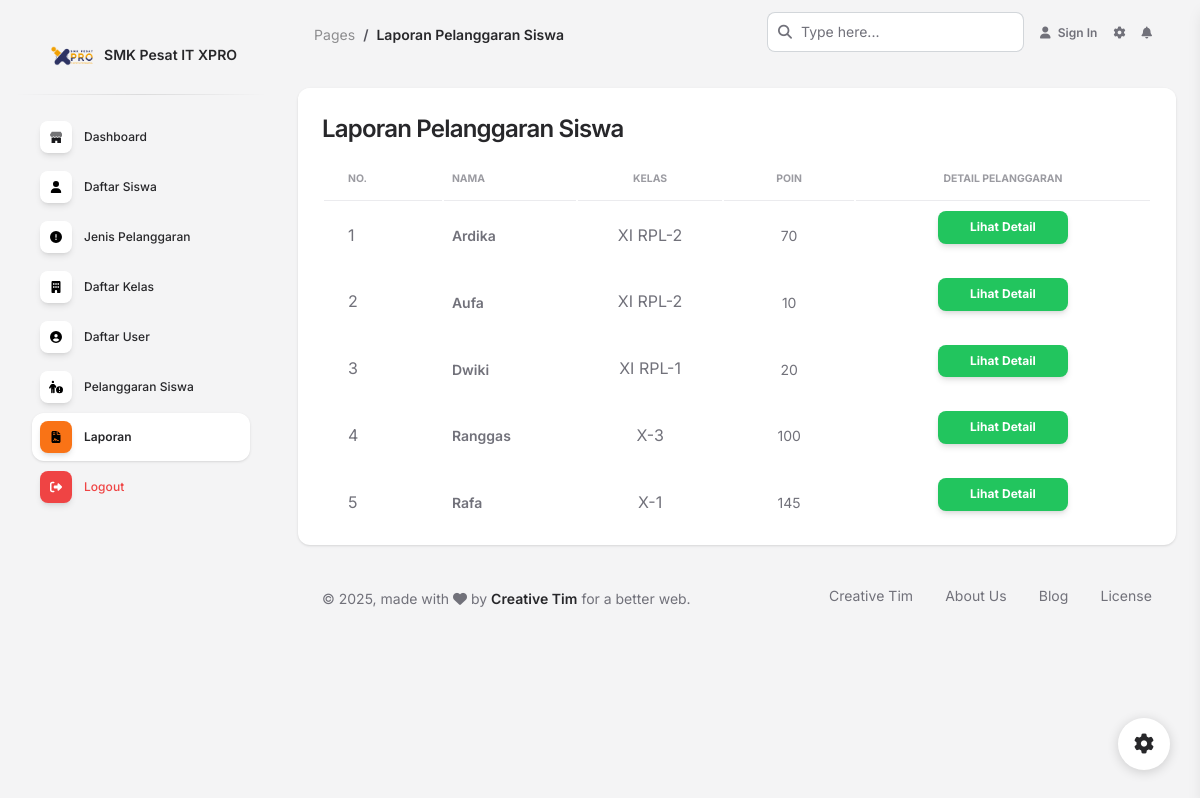
The page /pages/laporan.php on the database its author committed.
### tables this page shows
CREATE TABLE `tbl_siswa` (
  `id_siswa` int NOT NULL,
  `nis` varchar(50) NOT NULL,
  `nama` varchar(50) NOT NULL,
  `kelas` varchar(50) NOT NULL
);

### pages/laporan.php (the view, shortened to what this page needs)
<?php
include "koneksi.php";
include "header.php" ;
?>
    <div class="container-fluid py-4">
      <div class="row">
        <div class="col-12">
          <div class="card mb-4">
            <div class="card-header pb-1">
              <h4>Laporan Pelanggaran Siswa</h4>
            </div>
            <div class="card-body px-0 pt-0 pb-2">
              <div class="table-responsive px-4">
                <table class="table align-items-center mb-0">
                  <thead>
                    <tr>
                      <th class="text-uppercase text-secondary text-xxs font-weight-bolder opacity-7">No.</th>
                      <th class="text-uppercase text-secondary text-xxs font-weight-bolder opacity-7 ps-2">Nama</th>
                      <th class="text-center text-uppercase text-secondary text-xxs font-weight-bolder opacity-7">Kelas</th>
                      <th class="text-center text-uppercase text-secondary text-xxs font-weight-bolder opacity-7">Poin</th>
                      <th class="text-center text-uppercase text-secondary text-xxs font-weight-bolder opacity-7">Detail Pelanggaran</th>
                    </tr>
                  </thead>
                  <?php
        $no = 1;
        $sql = "SELECT tbl_siswa.nama, tbl_siswa.kelas, SUM(tbl_kategori_pelanggaran.poin) AS total_poin, tbl_siswa.id_siswa
                FROM tbl_pelanggaran_siswa
                INNER JOIN tbl_siswa
                    ON tbl_pelanggaran_siswa.id_siswa = tbl_siswa.id_siswa
                INNER JOIN tbl_kategori_pelanggaran
                    ON tbl_pelanggaran_siswa.id_kategori_pelanggaran = tbl_kategori_pelanggaran.id_kategori_pelanggaran
                GROUP BY tbl_siswa.id_siswa;
";
        $hasil = mysqli_query($koneksi,$sql);
        foreach ($hasil as $hsl){
        ?>
                  <tbody>
                    <tr>
                      <td class="ps-4">
                      <?=$no++?>
                      </td>
                      <td class="align-middle text-sm font-weight-bold">
                      <?=$hsl['nama']?>
                      </td>
                      <td class="align-middle text-center">
                      <?=$hsl['kelas']?>
                      </td>
                      <td class="align-middle text-sm text-center">
                      <?=$hsl['total_poin']?>
                      </td>
                      <td class="d-flex justify-content-center gap-2">
                      <a href="detail_laporan.php?id_siswa=<?= $hsl['id_siswa']?>" class="btn btn-success btn-sm">Lihat Detail</a>
                      </td>
                    </tr>
                  </tbody>
                  <?php
        }
                  ?>
                </table>
              </div>
            </div>
          </div>
        </div>
      </div>
      <footer class="footer pt-3  ">
        <div class="container-fluid">
          <div class="row align-items-center justify-content-lg-between">
            <div class="col-lg-6 mb-lg-0 mb-4">
              <div class="copyright text-center text-sm text-muted text-lg-start">
                © ,
                made with <i class="fa fa-heart"></i> by
                <a href="https://www.creative-tim.com" class="font-weight-bold" target="_blank">Creative Tim</a>
                for a better web.
              </div>
            </div>
            <div class="col-lg-6">
              <ul class="nav nav-footer justify-content-center justify-content-lg-end">
                <li class="nav-item">
                  <a href="https://www.creative-tim.com" class="nav-link text-muted" target="_blank">Creative Tim</a>
                </li>
                <li class="nav-item">
                  <a href="https://www.creative-tim.com/presentation" class="nav-link text-muted" target="_blank">About Us</a>
                </li>
                <li class="nav-item">
                  <a href="https://www.creative-tim.com/blog" class="nav-link text-muted" target="_blank">Blog</a>
                </li>
                <li class="nav-item">
                  <a href="https://www.creative-tim.com/license" class="nav-link pe-0 text-muted" target="_blank">License</a>
                </li>
              </ul>
            </div>
          </div>
        </div>
      </footer>
    </div>
  </main>
  <div class="fixed-plugin">
    <a class="fixed-plugin-button text-dark position-fixed px-3 py-2">
      <i class="fa fa-cog py-2"> </i>
    </a>
  </div>
</body>
</html>

### rows shown on the page
tbl_siswa: nama "Ardika", kelas "XI RPL-2", total_poin "70"
tbl_siswa: nama "Aufa", kelas "XI RPL-2", total_poin "10"
tbl_siswa: nama "Dwiki", kelas "XI RPL-1", total_poin "20"
tbl_siswa: nama "Ranggas", kelas "X-3", total_poin "100"
tbl_siswa: nama "Rafa", kelas "X-1", total_poin "145"
